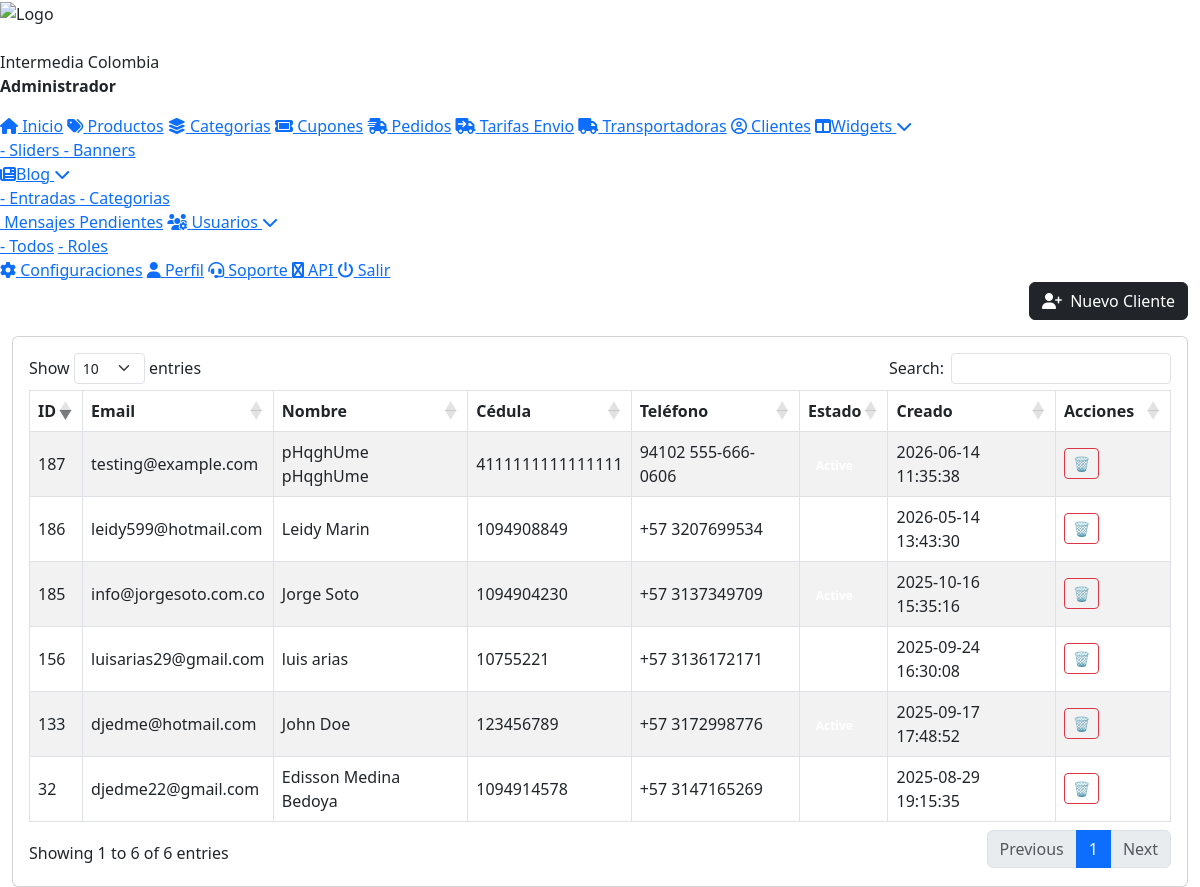
Page /admin/clients/index.php (signed in) on the committed database.
### tables this page shows
CREATE TABLE `roles` (
  `id` int NOT NULL,
  `name` varchar(50) NOT NULL,
  `description` text,
  `created_at` timestamp NULL DEFAULT CURRENT_TIMESTAMP,
  `updated_at` timestamp NULL DEFAULT CURRENT_TIMESTAMP ON UPDATE CURRENT_TIMESTAMP,
  `borrado` tinyint NOT NULL DEFAULT '0'
);

CREATE TABLE `users` (
  `id` int UNSIGNED NOT NULL,
  `email` varchar(190) NOT NULL,
  `first_name` varchar(100) NOT NULL,
  `last_name` varchar(100) NOT NULL,
  `cc_number` varchar(30) NOT NULL,
  `dial_code` varchar(10) NOT NULL,
  `phone` varchar(30) NOT NULL,
  `birth_date` date NOT NULL,
  `status` enum('active','inactive','deleted') DEFAULT 'active',
  `created_at` timestamp NULL DEFAULT CURRENT_TIMESTAMP,
  `updated_at` timestamp NULL DEFAULT CURRENT_TIMESTAMP ON UPDATE CURRENT_TIMESTAMP
);

### admin/login/session.php (called while the page is built, shortened)
<?php
require_once __DIR__ . '/../../inc/config.php';
try {
    $pdo = new PDO("mysql:host=$host;dbname=$dbname;charset=utf8", $dbuser, $dbpass);
    $pdo->setAttribute(PDO::ATTR_ERRMODE, PDO::ERRMODE_EXCEPTION);
} catch (PDOException $e) {
    die("Error de conexión: " . $e->getMessage());
}
$nombre    = $_SESSION["user"]["nombre"];
$apellido  = $_SESSION["user"]["apellido"];
$rol_id    = $_SESSION["user"]["rol_id"];
try {
    $stmtRol = $pdo->prepare("SELECT name FROM roles WHERE id = :rol_id LIMIT 1");
    $stmtRol->execute([':rol_id' => $rol_id]);
    $rolData = $stmtRol->fetch(PDO::FETCH_ASSOC);
    $rolUser = $rolData ? $rolData['name'] : 'Sin Rol';
} catch (PDOException $e) {
    $rolUser = 'Sin Rol';
}
?>

### admin/clients/clients_controller.php (called while the page is built)
<?php
require_once __DIR__ . '/../../inc/config.php';
try {
    $pdo = new PDO(
        "mysql:host=$host;dbname=$dbname;charset=utf8mb4",
        $dbuser,
        $dbpass,
        [
            PDO::ATTR_ERRMODE => PDO::ERRMODE_EXCEPTION,
            PDO::ATTR_DEFAULT_FETCH_MODE => PDO::FETCH_ASSOC,
        ]
    );
    $stmt = $pdo->query("SELECT * FROM users WHERE status != 'deleted' ORDER BY id DESC");
    $rows = $stmt->fetchAll();
} catch (Throwable $e) {
    die("Error al conectar o consultar: " . $e->getMessage());
}

### inc/config.php (called while the page is built, shortened)
<?php
$url = URLBASE;

### admin/clients/index.php (the view, shortened to what this page needs)
<?php require_once __DIR__ . '/../login/session.php'; ?>
<?php
require_once __DIR__ . '/clients_controller.php';
?>
<!doctype html>
<html lang="es">
<head>
<?php require_once __DIR__ . '/../inc/header.php'; ?>
</head>
<body>
<?php require_once __DIR__ . '/../inc/menu.php'; ?>
<div class="container-fluid">
  <div class="d-flex justify-content-end mb-3">
  <button class="btn btn-dark" data-bs-toggle="modal" data-bs-target="#newClientModal">
    <i class="fas fa-user-plus me-1"></i> Nuevo Cliente
  </button>
</div>
  <div class="card card-brand">
    <div class="card-body">
      <table id="clients" class="table table-striped table-bordered table-brand align-middle">
        <thead>
          <tr>
            <th>ID</th>
            <th>Email</th>
            <th>Nombre</th>
            <th>Cédula</th>
            <th>Teléfono</th>
            <th>Estado</th>
            <th>Creado</th>
            <th style="width:80px">Acciones</th>
          </tr>
        </thead>
        <tbody>
        <?php foreach($rows as $r):
          $profileHref = htmlspecialchars($url)."/admin/clients/client_profile.php?id=".(int)$r['id'];
        ?>
          <tr class="clickable-row" data-href="<?= $profileHref ?>">
            <td><?= (int)$r['id'] ?></td>
            <td><?= htmlspecialchars($r['email']) ?></td>
            <td><?= htmlspecialchars($r['first_name'].' '.$r['last_name']) ?></td>
            <td><?= htmlspecialchars($r['cc_number']) ?></td>
            <td><?= htmlspecialchars($r['dial_code'].' '.$r['phone']) ?></td>
            <td>
              <span class="badge <?= $r['status']==='active'?'badge-active':'badge-inactive' ?>">
              </span>
            </td>
            <td><?= htmlspecialchars($r['created_at']) ?></td>
            <td>
              <form method="post" action="<?= $url ?>/admin/clients/client_delete.php" class="d-inline-block del-form no-row-nav" data-name="<?= htmlspecialchars($r['first_name'].' '.$r['last_name']) ?>">
                <button type="submit" class="btn btn-sm btn-outline-danger">🗑</button>
              </form>
            </td>
          </tr>
        <?php endforeach; ?>
        </tbody>
      </table>
    </div>
  </div>
</div>
<link rel="stylesheet" href="https://cdn.jsdelivr.net/npm/intl-tel-input@18.2.1/build/css/intlTelInput.css"/>
</body>
</html>

### admin/inc/menu.php (shortened to what this page needs)
<div class="menu">
        <div class="logo-container">
            <img src="<?php echo URLBASE; ?><?php echo SITE_LOGO; ?>?<?php echo time()?>" alt="Logo">
			 <br><br>
   <?php echo htmlspecialchars($nombre . " " . $apellido); ?>
    <p><strong><?php echo htmlspecialchars($rolUser); ?></strong></p>
        </div>
	<a href="<?php echo URLBASE;?>/admin/" onclick="closeSubmenus()"><i class="fa fa-home"></i> Inicio</a>
	<a href="<?php echo URLBASE;?>/admin/products/" onclick="closeSubmenus()"><i class="fa-solid fa-tags"></i> Productos</a>
	<a href="<?php echo URLBASE;?>/admin/categories/" onclick="closeSubmenus()"><i class="fa-solid fa-layer-group"></i> Categorias</a>
	<a href="<?php echo URLBASE;?>/admin/coupons/" onclick="closeSubmenus()"><i class="fa-solid fa-ticket"></i> Cupones</a>
	<a href="<?php echo URLBASE;?>/admin/orders/" onclick="closeSubmenus()"><i class="fa-solid fa-truck-fast"></i> Pedidos</a>
	<a href="<?php echo URLBASE;?>/admin/shipping_rates/" onclick="closeSubmenus()"><i class="fa-solid fa-truck-arrow-right"></i> Tarifas Envio</a>
	<a href="<?php echo URLBASE;?>/admin/transporters/" onclick="closeSubmenus()"><i class="fa-solid fa-truck"></i> Transportadoras</a>
	<a href="<?php echo URLBASE;?>/admin/clients/" onclick="closeSubmenus()"><i class="fa-regular fa-circle-user"></i> Clientes</a>
	<a href="#" class="has-submenu" onclick="toggleSubmenu(event)">
        <i class="fa-solid fa-table-columns"></i>Widgets <i class="fa fa-chevron-down"></i>
    </a>
    <div class="submenu">
            <a href="<?php echo URLBASE;?>/admin/sliders/" onclick="closeSubmenus()">- Sliders
            </a>
			<a href="<?php echo URLBASE;?>/admin/banners/" onclick="closeSubmenus()">- Banners
            </a>
    </div>
	<a href="#" class="has-submenu" onclick="toggleSubmenu(event)">
        <i class="fa-solid fa-newspaper"></i>Blog <i class="fa fa-chevron-down"></i>
    </a>
    <div class="submenu">
            <a href="<?php echo URLBASE;?>/admin/blog/" onclick="closeSubmenus()">- Entradas
            </a>
		<a href="<?php echo URLBASE;?>/admin/blog/categories.php" onclick="closeSubmenus()">- Categorias
            </a>
    </div>
	<?php if (isset($_SESSION["user_permissions"]) && in_array('Ver Mensajes Pendientes', $_SESSION["user_permissions"])): ?>
	 <a href="<?php echo URLBASE;?>/admin/ws_outbox/" onclick="closeSubmenus()"><i class="fa fa-clock-o"></i> Mensajes Pendientes</a>
	<?php endif; ?>
	 <?php if (isset($_SESSION["user_permissions"]) && in_array('Ver y Editar Usuarios', $_SESSION["user_permissions"])): ?>
	<a href="#" class="has-submenu" onclick="toggleSubmenu(event)"><i class="fa-solid fa-users-gear"></i> Usuarios <i class="fa fa-chevron-down"></i></a>
        <div class="submenu">
	 <a href="<?php echo URLBASE;?>/admin/users/" onclick="closeSubmenus()">- Todos</a>
	<?php if (isset($_SESSION["user_permissions"]) && in_array('Gestionar Roles', $_SESSION["user_permissions"])): ?>
	<a href="<?php echo URLBASE;?>/admin/users/roles.php" onclick="closeSubmenus()">- Roles</a>
	<?php endif; ?>
	</div>
	 <?php endif; ?>
	<a href="<?php echo URLBASE;?>/admin/config/" onclick="closeSubmenus()"><i class="fa fa-cog"></i> Configuraciones</a>
	<a href="<?php echo URLBASE;?>/admin/profile/" onclick="closeSubmenus()"><i class="fa fa-user"></i> Perfil</a>
    <a href="<?php echo URLBASE;?>/admin/support/" onclick="closeSubmenus()"><i class="fas fa-headset"></i> Soporte </a>
    <a href="https://app.360messenger.com/index.php?rp=/login" target="_blank" onclick="closeSubmenus()"><i class="fa fa-whatsapp"></i> API </a>
  <a href="<?php echo URLBASE;?>/admin/login/logout.php" onclick="closeSubmenus()">
    <i class="fa fa-power-off"></i> Salir
  </a>
</div>

### admin/clients/index.php (style rules this page uses)
.clickable-row { cursor:pointer; }
.no-row-nav { pointer-events:auto; }

### rows in the picture
roles: name "Administrador"
users: id "187", email "testing@example.com", first_name+last_name "pHqghUme pHqghUme", cc_number "4111111111111111", dial_code+phone "94102 555-666-0606", created_at "2026-06-14 11:35:38"
users: id "186", email "leidy599@hotmail.com", first_name+last_name "Leidy Marin", cc_number "1094908849", dial_code+phone "+57 3207699534", created_at "2026-05-14 13:43:30"
users: id "185", email "info@jorgesoto.com.co", first_name+last_name "Jorge Soto", cc_number "1094904230", dial_code+phone "+57 3137349709", created_at "2025-10-16 15:35:16"
users: id "156", email "luisarias29@gmail.com", first_name+last_name "luis arias", cc_number "10755221", dial_code+phone "+57 3136172171", created_at "2025-09-24 16:30:08"
users: id "133", email "djedme@hotmail.com", first_name+last_name "John Doe", cc_number "123456789", dial_code+phone "+57 3172998776", created_at "2025-09-17 17:48:52"
users: id "32", email "djedme22@gmail.com", first_name+last_name "Edisson Medina Bedoya", cc_number "1094914578", dial_code+phone "+57 3147165269", created_at "2025-08-29 19:15:35"

### other values in the picture
$nombre . " " . $apellido "Intermedia Colombia"
